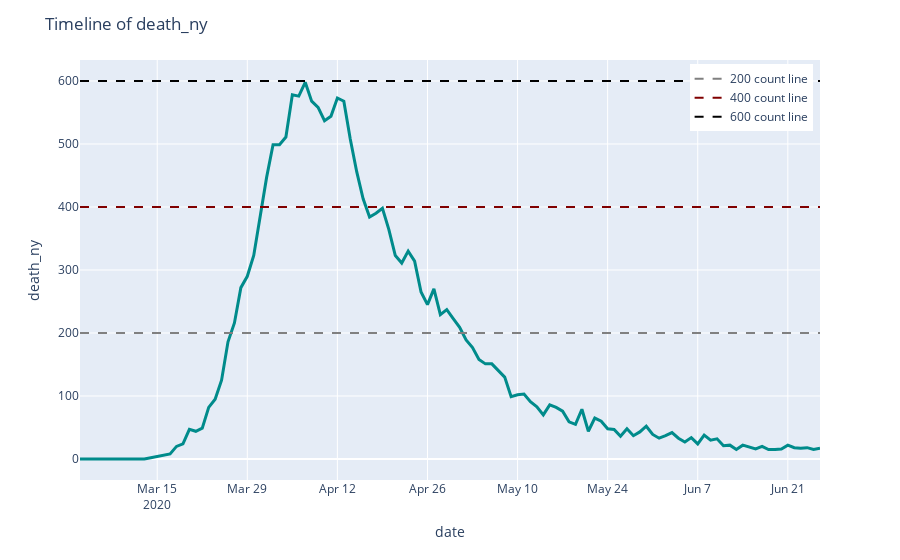

Here is the notebook cell this chart was saved with:
### Markdown cell above
### 4.2.2) New York

### Code cell
# 4.2.2.1) Timeline of confirmed deaths
plot_death_by_date(df_final, 'date', 'death_ny')
